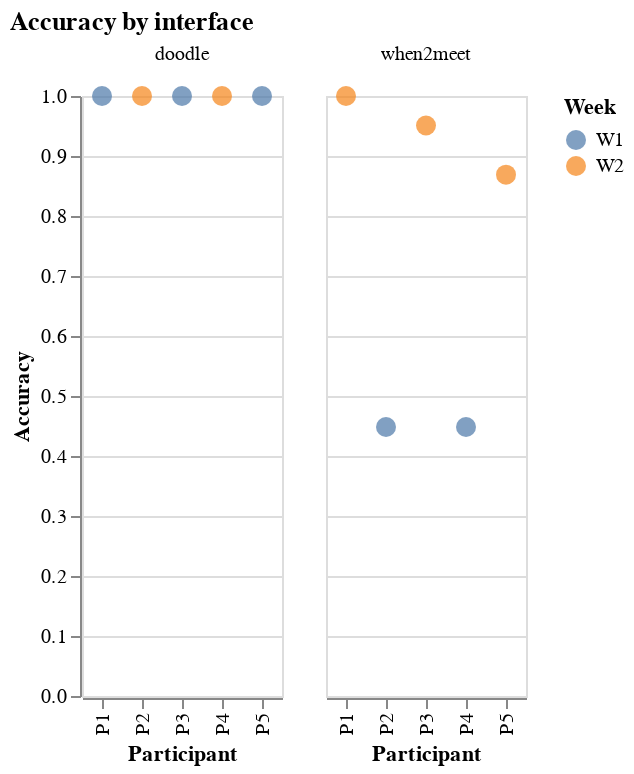

Notebook code cell kept with this figure:
### Code cell
chart = alt.Chart(t1_df).mark_circle(size=100).encode(
    x=alt.X("user:N", title="Participant"),
    y=alt.Y("accuracy:Q", title="Accuracy"),
    column=alt.Column("app:N", title=None),
    color=alt.Color("week:N", title="Week")
).properties(title="Accuracy by interface")
chart.save(join("plots", "accuracy_by_app.html"))
chart

### Figure 1 — Vega-Lite specification as saved in the notebook (floating-point values rounded to 4 significant figures)
{"config": {"view": {"continuousWidth": 400, "continuousHeight": 300}}, "data": {"name": "data-5b813404328e9bdbae9e882d47208a6b"}, "mark": {"type": "circle", "size": 100}, "encoding": {"color": {"type": "nominal", "field": "week", "title": "Week"}, "column": {"type": "nominal", "field": "app", "title": null}, "x": {"type": "nominal", "field": "user", "title": "Participant"}, "y": {"type": "quantitative", "field": "accuracy", "title": "Accuracy"}}, "title": "Accuracy by interface", "$schema": "https://vega.github.io/schema/vega-lite/v4.8.1.json", "datasets": {"data-5b813404328e9bdbae9e882d47208a6b": [{"user": "P1", "app": "when2meet", "task": "T1", "week": "W2", "time": 44858, "timeUnit": "ms", "timeString": "44 seconds", "accuracy": 1.0, "num_selections": 61.0, "time_s": 44.86}, {"user": "P1", "app": "doodle", "task": "T1", "week": "W1", "time": 38701, "timeUnit": "ms", "timeString": "38 seconds", "accuracy": 1.0, "num_selections": 5.0, "time_s": 38.7}, {"user": "P2", "app": "when2meet", "task": "T1", "week": "W1", "time": 117129, "timeUnit": "ms", "timeString": "117 seconds", "accuracy": 0.4483, "num_selections": 26.0, "time_s": 117.1}, {"user": "P2", "app": "doodle", "task": "T1", "week": "W2", "time": 82263, "timeUnit": "ms", "timeString": "82 seconds", "accuracy": 1.0, "num_selections": 3.0, "time_s": 82.26}, {"user": "P3", "app": "when2meet", "task": "T1", "week": "W2", "time": 51828, "timeUnit": "ms", "timeString": "51 seconds", "accuracy": 0.9508, "num_selections": 58.0, "time_s": 51.83}, {"user": "P3", "app": "doodle", "task": "T1", "week": "W1", "time": 81903, "timeUnit": "ms", "timeString": "81 seconds", "accuracy": 1.0, "num_selections": 5.0, "time_s": 81.9}, {"user": "P4", "app": "when2meet", "task": "T1", "week": "W1", "time": 67774, "timeUnit": "ms", "timeString": "67 seconds", "accuracy": 0.4483, "num_selections": 26.0, "time_s": 67.77}, {"user": "P4", "app": "doodle", "task": "T1", "week": "W2", "time": 45774, "timeUnit": "ms", "timeString": "45 seconds", "accuracy": 1.0, "num_selections": 3.0, "time_s": 45.77}, {"user": "P5", "app": "when2meet", "task": "T1", "week": "W2", "time": 109249, "timeUnit": "ms", "timeString": "109 seconds", "accuracy": 0.8689, "num_selections": 59.0, "time_s": 109.2}, {"user": "P5", "app": "doodle", "task": "T1", "week": "W1", "time": 44088, "timeUnit": "ms", "timeString": "44 seconds", "accuracy": 1.0, "num_selections": 5.0, "time_s": 44.09}]}}
